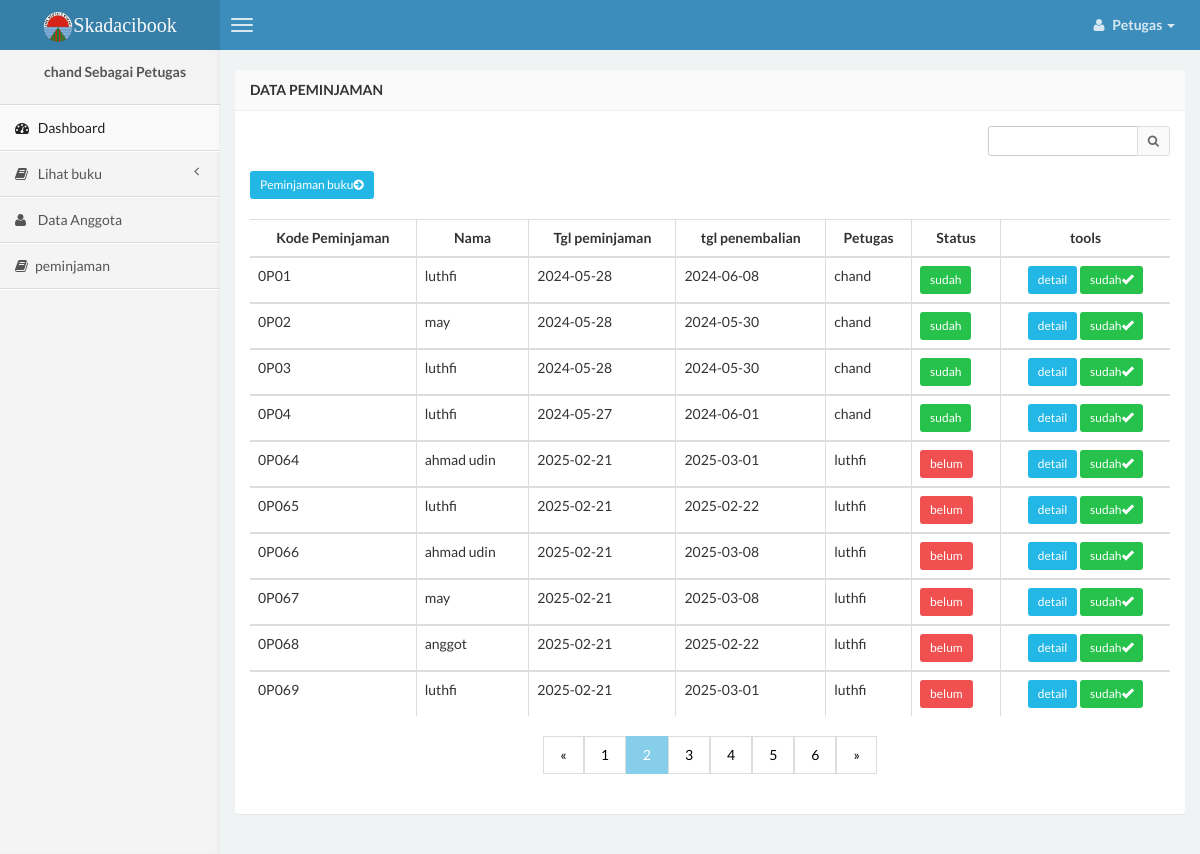
The page /app/luthfi_anggota/master-pinjam.php (signed in) on the database its author committed.
### tables this page shows
CREATE TABLE `luthfi_peminjam` (
  `id_peminjam` int(11) NOT NULL,
  `id_user` int(11) NOT NULL,
  `id_anggota` int(11) NOT NULL,
  `tgl_peminjaman` date NOT NULL,
  `tgl_pengembalian` date NOT NULL,
  `status` enum('belum','sudah') NOT NULL
);

CREATE TABLE `luthfi_anggota` (
  `id_anggota` int(11) NOT NULL,
  `email` varchar(100) NOT NULL,
  `nama` varchar(150) NOT NULL,
  `username` varchar(100) NOT NULL,
  `jk` varchar(2) NOT NULL,
  `kelas` varchar(20) NOT NULL,
  `ttl` varchar(100) NOT NULL,
  `alamat` varchar(250) NOT NULL,
  `gambar` varchar(75) NOT NULL
);

CREATE TABLE `luthfi_admin` (
  `id_user` int(2) NOT NULL,
  `username` varchar(150) NOT NULL,
  `password` varchar(15) NOT NULL,
  `fullname` varchar(30) NOT NULL,
  `level` enum('Petugas','Admin') NOT NULL,
  `gambar` varchar(30) NOT NULL
);

### app/luthfi_anggota/master-pinjam.php (the view, shortened to what this page needs)
<?php
if (empty($_SESSION['username'])) {
    header('location:../index.php');
} else {
?>
    <!DOCTYPE html>
    <html>
    <head>
        <link href="../css/bootstrap.min.css" rel="stylesheet" type="text/css" />
        <link href="../css/font-awesome.min.css" rel="stylesheet" type="text/css" />
        <link href="../css/ionicons.min.css" rel="stylesheet" type="text/css" />
        <link href="../css/morris/morris.css" rel="stylesheet" type="text/css" />
        <link href="../css/jvectormap/jquery-jvectormap-1.2.2.css" rel="stylesheet" type="text/css" />
        <link href="../css/datepicker/datepicker3.css" rel="stylesheet" type="text/css" />
        <link href="../css/daterangepicker/daterangepicker-bs3.css" rel="stylesheet" type="text/css" />
        <link href="../css/style.css" rel="stylesheet" type="text/css" />
    </head>
    <body class="skin-blue">
        <header class="header">
            <a href="index.php" class="logo">
            <img src="download.jpg" height="30" width="30" class="img-circle" alt="User Image" />Skadacibook            </a>
            <nav class="navbar navbar-static-top">
                <a href="#" class="navbar-btn sidebar-toggle" data-toggle="offcanvas" role="button">
                    <span class="icon-bar"></span>
                    <span class="icon-bar"></span>
                    <span class="icon-bar"></span>
                </a>
                <div class="navbar-right">
                    <ul class="nav navbar-nav">
                        <li class="dropdown user user-menu">
                            <a href="#" class="dropdown-toggle" data-toggle="dropdown">
                                <i class="fa fa-user"></i>
                                <span><?php echo $_SESSION['level']; ?> <i class="caret"></i></span>
                            </a>
                        </li>
                    </ul>
                </div>
            </nav>
        </header>
    <?php } ?>
    <div class="wrapper row-offcanvas row-offcanvas-left">
        <aside class="left-side sidebar-offcanvas">
            <section class="sidebar">
                <div class="user-panel">
                    <div class="info">
                        <center>
                            <p><?php echo $_SESSION['username']; ?>  Sebagai <?php echo $_SESSION['level']; ?></p>
                        </center>
                    </div>
                </div>
                <?php include "sidebar.php"; ?>
            </section>
        </aside>
        <aside class="right-side">
            <section class="content">
                <div class="row">
                    <div class="col-xs-12">
                        <div class="panel">
                            <header class="panel-heading">
                                <b>Data Peminjaman</b>
                            </header>
                            <div class="panel-body table-responsive">
                                <div class="box-tools m-b-15">
                                    <form action="master-pinjam.php" method="POST">
                                        <div class="input-group">
                                            <input type='text' class="form-control input-sm pull-right" style="width: 150px;" name='qcari'  required />
                                            <div class="input-group-btn">
                                                <button class="btn btn-sm btn-default" type="submit"><i class="fa fa-search"></i></button>
                                            </div>
                                        </div>
                                    </form>
                                </div>
                                <div class="text-right" style="margin-right: 100%;">
                        <a href="tambah-pinjam.php" class="btn btn-sm btn-info">Peminjaman buku<i class="fa fa-arrow-circle-right"></i></a>
                        </div>
                        <br>
                                <?php
                         $query1 ="SELECT luthfi_peminjam.*, luthfi_admin.username, luthfi_anggota.nama FROM luthfi_peminjam INNER JOIN luthfi_peminjam_det ON luthfi_peminjam.id_peminjam = luthfi_peminjam_det.id_peminjam INNER JOIN luthfi_admin ON luthfi_peminjam.id_user = luthfi_admin.id_user INNER JOIN luthfi_anggota ON luthfi_anggota.id_anggota = luthfi_peminjam.id_anggota GROUP BY luthfi_peminjam_det.id_peminjam";
                        $tampil = mysqli_query($conn, $query1) or die(mysqli_error($conn));
                        $luthfiB = ["sudah"=>"success","belum"=>"danger"];
                                ?>
                                <table id="example" class="table table-hover table-bordered">
                                    <thead>
                                        <tbody>
                                        <tr>
                                            <th>
                                                <center>Kode Peminjaman </center>
                                            </th>
                                            <th>
                                                <center>Nama</center>
                                            </th>
                                            <th>
                                                <center>Tgl peminjaman </center>
                                            </th>
                                            <th>
                                                <center>tgl penembalian</center>
                                            </th>
                                            <th>
                                                <center>Petugas</center>
                                            </th>
                                            <th>
                                                <center>Status</center>
                                            </th>
                                            <th>
                                                <center>tools</center>
                                            </th>
                                        </tr>
                                    </thead>
                                            <?php while ($data = mysqli_fetch_array($tampil)) { ?>
                                            <tbody>
                                            <tr>
                                                <td>0P0<?php echo $data['id_peminjam']; ?></td>
                                                <td><?= $data['nama']?></td>
                                                <td><?php echo $data['tgl_peminjaman']; ?></td>
                                                <td><?php echo $data['tgl_pengembalian']; ?></td>
                                                <td><?php echo $data['username']; ?></td>
                                                <td><div class="btn btn-sm btn-<?= $luthfiB[$data['status']]?>"><?= $data['status']?></div></td>
                                                <td>
                                        <center>
                                                <a class="btn btn-sm btn-info tooltips" data-placement="bottom" data-toggle="tooltip" title="Pengembalian Buku" name="id_peminjam" href="lihat-detail-pinjam.php?id=<?php echo $data['id_peminjam']; ?>">detail</a>
                                                <a class="btn btn-sm btn-success tooltips" data-placement="bottom" data-toggle="tooltip" title="Pengembalian Buku" name="id_peminjam" href="update-pinjam.php?hal=edit&kd=<?php echo $data['id_peminjam']; ?>&id_buku=<?php echo $data['id_peminjam']; ?>">sudah<span class="glyphicon glyphicon-ok"></a>
                                        </center>
                                    </td>
                                            </tr>
                            </div>
                        <?php
                                    }
                        ?>
                        </tbody>
                <center>
                        <div class="pagination">
  <a href="#">&laquo;</a>
  <a href="#">1</a>
  <a href="#" class="active">2</a>
  <a href="#">3</a>
  <a href="#">4</a>
  <a href="#">5</a>
  <a href="#">6</a>
  <a href="#">&raquo;</a>
</div>
                </center>
    </body>
    </html>

### app/luthfi_anggota/master-pinjam.php (style rules this page uses)
.pagination { display: inline-block; }
.pagination a { color: black; float: left; padding: 8px 16px; text-decoration: none; transition: background-color .3s; border: 1px solid #ddd; }
.pagination a.active { background-color: skyblue; color: white; border: 1px solid skyblue; }

### rows shown on the page
luthfi_peminjam: id_peminjam "1", id_anggota.nama "luthfi", tgl_peminjaman "2024-05-28", tgl_pengembalian "2024-06-08", id_user.username "chand", status "sudah"
luthfi_peminjam: id_peminjam "2", id_anggota.nama "may", tgl_peminjaman "2024-05-28", tgl_pengembalian "2024-05-30", id_user.username "chand", status "sudah"
luthfi_peminjam: id_peminjam "3", id_anggota.nama "luthfi", tgl_peminjaman "2024-05-28", tgl_pengembalian "2024-05-30", id_user.username "chand", status "sudah"
luthfi_peminjam: id_peminjam "4", id_anggota.nama "luthfi", tgl_peminjaman "2024-05-27", tgl_pengembalian "2024-06-01", id_user.username "chand", status "sudah"
luthfi_peminjam: id_peminjam "64", id_anggota.nama "ahmad udin", tgl_peminjaman "2025-02-21", tgl_pengembalian "2025-03-01", id_user.username "luthfi", status "belum"
luthfi_peminjam: id_peminjam "65", id_anggota.nama "luthfi", tgl_peminjaman "2025-02-21", tgl_pengembalian "2025-02-22", id_user.username "luthfi", status "belum"
luthfi_peminjam: id_peminjam "66", id_anggota.nama "ahmad udin", tgl_peminjaman "2025-02-21", tgl_pengembalian "2025-03-08", id_user.username "luthfi", status "belum"
luthfi_peminjam: id_peminjam "67", id_anggota.nama "may", tgl_peminjaman "2025-02-21", tgl_pengembalian "2025-03-08", id_user.username "luthfi", status "belum"
luthfi_peminjam: id_peminjam "68", id_anggota.nama "anggot", tgl_peminjaman "2025-02-21", tgl_pengembalian "2025-02-22", id_user.username "luthfi", status "belum"
luthfi_peminjam: id_peminjam "69", id_anggota.nama "luthfi", tgl_peminjaman "2025-02-21", tgl_pengembalian "2025-03-01", id_user.username "luthfi", status "belum"

### other values the page prints
$_SESSION['level'] "Petugas"
$_SESSION['username'] "chand"
